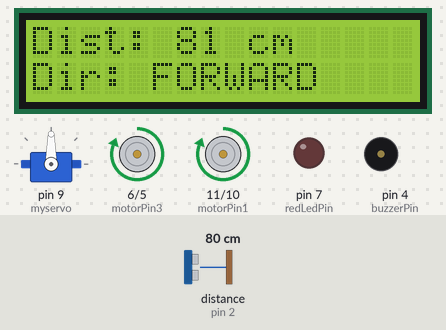
Simulated run of this sketch. Board: Arduino Uno, built with avr-gcc and run on an emulated ATmega328P. On the bench: 16×2 character LCD, servo, motor-driver pin pairs drawn as motors (green arrow = first pin HIGH = forward, orange = second pin HIGH = backward, longer = more drive), output pins drawn as LEDs (lit = HIGH), buzzer (waves = sounding, pin HIGH). Inputs (shaded band) come from the test bench; at power-on: distance to the obstacle (sensor on pin 2) 80 cm. The echo pulse lasts 58.3 µs per cm.

Above: at 2.9 s.
3.0 s: distance to the obstacle (sensor on pin 2) set to 2 cm
At 3.42 s:
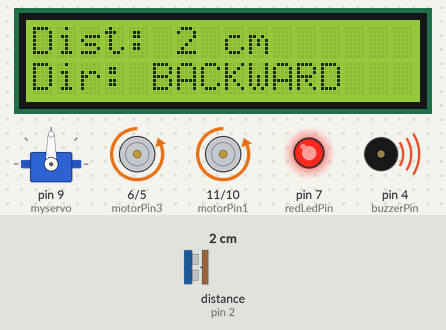
5.4 s: distance to the obstacle (sensor on pin 2) set to 18 cm
At 7.2 s:
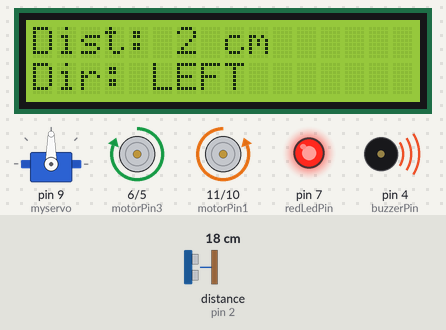
7.4 s: distance to the obstacle (sensor on pin 2) set to 35 cm
At 8.2 s:
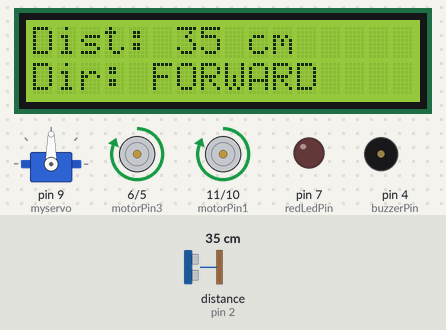
10.4 s: distance to the obstacle (sensor on pin 2) set to 250 cm
At 11.0 s:
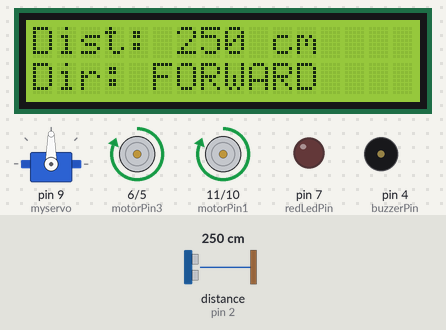
13.4 s: distance to the obstacle (sensor on pin 2) set to 120 cm
At 14.0 s:
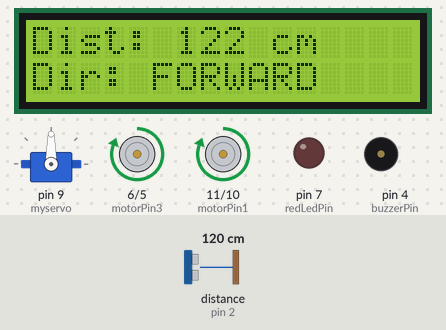
16.4 s: distance to the obstacle (sensor on pin 2) set to 18 cm
At 17.0 s:
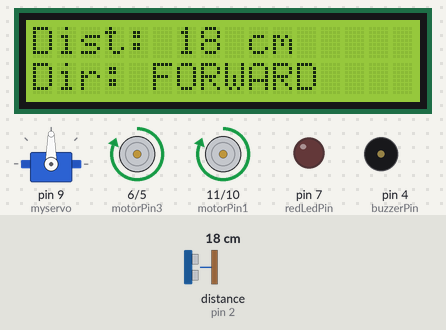
Timing chart, 0 to 19.4 s (numbered marks = the images above; inputs shaded):
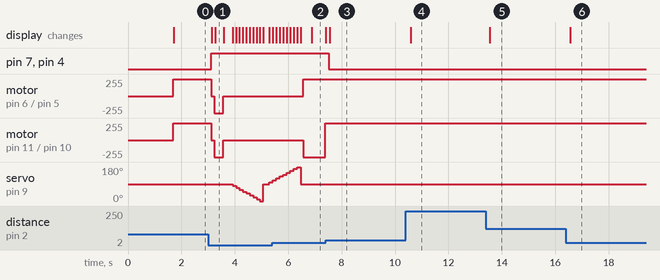

Measured:
- after the input at 3.0 s, pin 7 (redLedPin), pin 4 (buzzerPin): LOW → HIGH after 0.11 s
- after the input at 5.4 s, motor on pin 11 (motorPin1) / pin 10 (motorPin2): stopped → backward 255/255 after 1.2 s, → forward 255/255 0.82 s later; the display: first differs from a run without the input after 1.5 s (image 2)
- after the input at 10.4 s, the display: changes after 0.20 s (image 4)
- after the input at 13.4 s, the display: changes after 0.15 s (image 5)
- after the input at 16.4 s, the display: changes after 0.17 s (image 6)

The sketch:

Collision_Avoidance_System.ino
```cpp
// Smart Car Collision Avoidance System
#include <Wire.h>
#include <LiquidCrystal_I2C.h>
#include <NewPing.h>
#include <Servo.h>

// Ultrasonic sensor pins
#define TRIG_PIN 3
#define ECHO_PIN 2
#define MAX_DISTANCE 200

// Create objects
NewPing sonar(TRIG_PIN, ECHO_PIN, MAX_DISTANCE);
Servo myservo;
LiquidCrystal_I2C lcd(0x27, 16, 2); // Try 0x3F if 0x27 doesn't work

// Buzzer and LED pins
const int buzzerPin = 4;
const int redLedPin = 7;

// Motor control pins
const int motorPin1 = 11;
const int motorPin2 = 10;
const int motorPin3 = 6;
const int motorPin4 = 5;

// Variables
boolean goesForward = false;
int distance = 100;
int dangerThreshold = 10; // Distance in cm to trigger alarm
unsigned long lastBuzzerToggle = 0;
boolean buzzerState = false;

// Direction status
String currentDirection = "FORWARD";

void setup() {
  // Initialize pins
  pinMode(buzzerPin, OUTPUT);
  pinMode(redLedPin, OUTPUT);
  pinMode(motorPin1, OUTPUT);
  pinMode(motorPin2, OUTPUT);
  pinMode(motorPin3, OUTPUT);
  pinMode(motorPin4, OUTPUT);

  // Initialize I2C LCD
  Wire.begin();
  lcd.init();
  lcd.backlight();
  lcd.clear();

  // Initialize servo
  myservo.attach(9);
  myservo.write(90); // Center position
  delay(1000);

  // Initialize distance readings
  for (int i = 0; i < 4; i++) {
    distance = readPing();
    delay(100);
  }

  // Start with moving forward
  moveForward();
  updateDisplay();
}

void loop() {
  // Update distance reading
  distance = readPing();

  // Update display with current distance and direction
  updateDisplay();

  // Check if obstacle is too close
  if (distance <= dangerThreshold) {
    // Activate alarm - will continue until obstacle is removed
    activateAlarm(true);

    // Stop and navigate around obstacle
    moveStop();
    currentDirection = "STOPPED";
    updateDisplay();
    delay(100);

    moveBackward();
    currentDirection = "BACKWARD";
    updateDisplay();
    delay(300);

    moveStop();
    currentDirection = "SCANNING";
    updateDisplay();
    delay(200);

    // Look around for best route using new scanning pattern
    int distanceR = scanRight();
    int distanceL = scanLeft();

    // Choose the best direction
    if (distanceR >= distanceL) {
      turnRight();
      currentDirection = "RIGHT";
    } else {
      turnLeft();
      currentDirection = "LEFT";
    }
    updateDisplay();

    // Wait for the turn to complete
    delay(500);

    // Move forward in the new direction
    moveForward();
    currentDirection = "FORWARD";
    updateDisplay();
  } else {
    // Deactivate alarm if obstacle is far enough
    activateAlarm(false);

    // Continue moving forward
    moveForward();
    currentDirection = "FORWARD";
    updateDisplay();
  }

  delay(40);
}

// Function to update LCD display with distance and direction
void updateDisplay() {
  lcd.clear();
  lcd.setCursor(0, 0);
  lcd.print("Dist: ");
  lcd.print(distance);
  lcd.print(" cm");
  lcd.setCursor(0, 1);
  lcd.print("Dir: ");
  lcd.print(currentDirection);
}

// Function to activate/deactivate alarm - modified to avoid using tone()
void activateAlarm(boolean active) {
  digitalWrite(redLedPin, active ? HIGH : LOW);

  // Manual buzzer control instead of tone()
  if (active) {
    // Create a square wave for buzzer (approx 2000Hz)
    unsigned long currentMillis = millis();
    if (currentMillis - lastBuzzerToggle >= 1) { // Toggle every 0.5ms for ~1000Hz
      lastBuzzerToggle = currentMillis;
      buzzerState = !buzzerState;
      digitalWrite(buzzerPin, buzzerState);
    }
  } else {
    digitalWrite(buzzerPin, LOW);
  }
}

// New scanning functions with requested pattern
int scanRight() {
  int maxDistance = 0;

  // Gradually move from center to right (90° to 0°)
  for (int angle = 90; angle >= 0; angle -= 10) {
    myservo.write(angle);
    delay(50);
    int currentDistance = readPing();
    if (currentDistance > maxDistance) {
      maxDistance = currentDistance;
    }

    // Update display during scanning
    currentDirection = "SCAN R " + String(angle);
    updateDisplay();
  }

  // Return to center
  myservo.write(90);
  delay(100);
  return maxDistance;
}

int scanLeft() {
  int maxDistance = 0;

  // Gradually move from center to left (90° to 180°)
  for (int angle = 90; angle <= 180; angle += 10) {
    myservo.write(angle);
    delay(50);
    int currentDistance = readPing();
    if (currentDistance > maxDistance) {
      maxDistance = currentDistance;
    }

    // Update display during scanning
    currentDirection = "SCAN L " + String(angle);
    updateDisplay();
  }

  // Return to center
  myservo.write(90);
  delay(100);
  return maxDistance;
}

int readPing() {
  delay(50);
  int cm = sonar.ping_cm();
  if (cm == 0) {
    cm = 250; // Set to max if no echo received
  }
  return cm;
}

void moveStop() {
  digitalWrite(motorPin1, LOW);
  digitalWrite(motorPin2, LOW);
  digitalWrite(motorPin3, LOW);
  digitalWrite(motorPin4, LOW);
}

void moveForward() {
  digitalWrite(motorPin1, HIGH);
  digitalWrite(motorPin2, LOW);
  digitalWrite(motorPin3, HIGH);
  digitalWrite(motorPin4, LOW);
}

void moveBackward() {
  digitalWrite(motorPin1, LOW);
  digitalWrite(motorPin2, HIGH);
  digitalWrite(motorPin3, LOW);
  digitalWrite(motorPin4, HIGH);
}

void turnRight() {
  digitalWrite(motorPin1, HIGH);
  digitalWrite(motorPin2, LOW);
  digitalWrite(motorPin3, LOW);
  digitalWrite(motorPin4, HIGH);
  delay(300);
}

void turnLeft() {
  digitalWrite(motorPin1, LOW);
  digitalWrite(motorPin2, HIGH);
  digitalWrite(motorPin3, HIGH);
  digitalWrite(motorPin4, LOW);
  delay(300);
}
```
